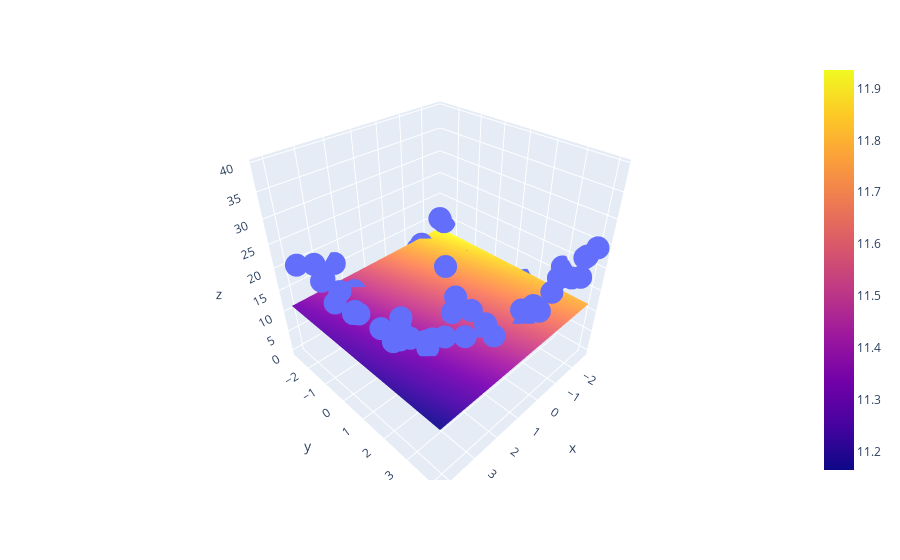

Notebook source saved alongside this figure:
### Code cell
import plotly.graph_objects as go 

fig = px.scatter_3d(df, x = x.ravel(), y = y.ravel(), z = z.ravel())

fig.add_trace(go.Surface(x = x_input, y = y_input, z = z_final))

fig.show()
